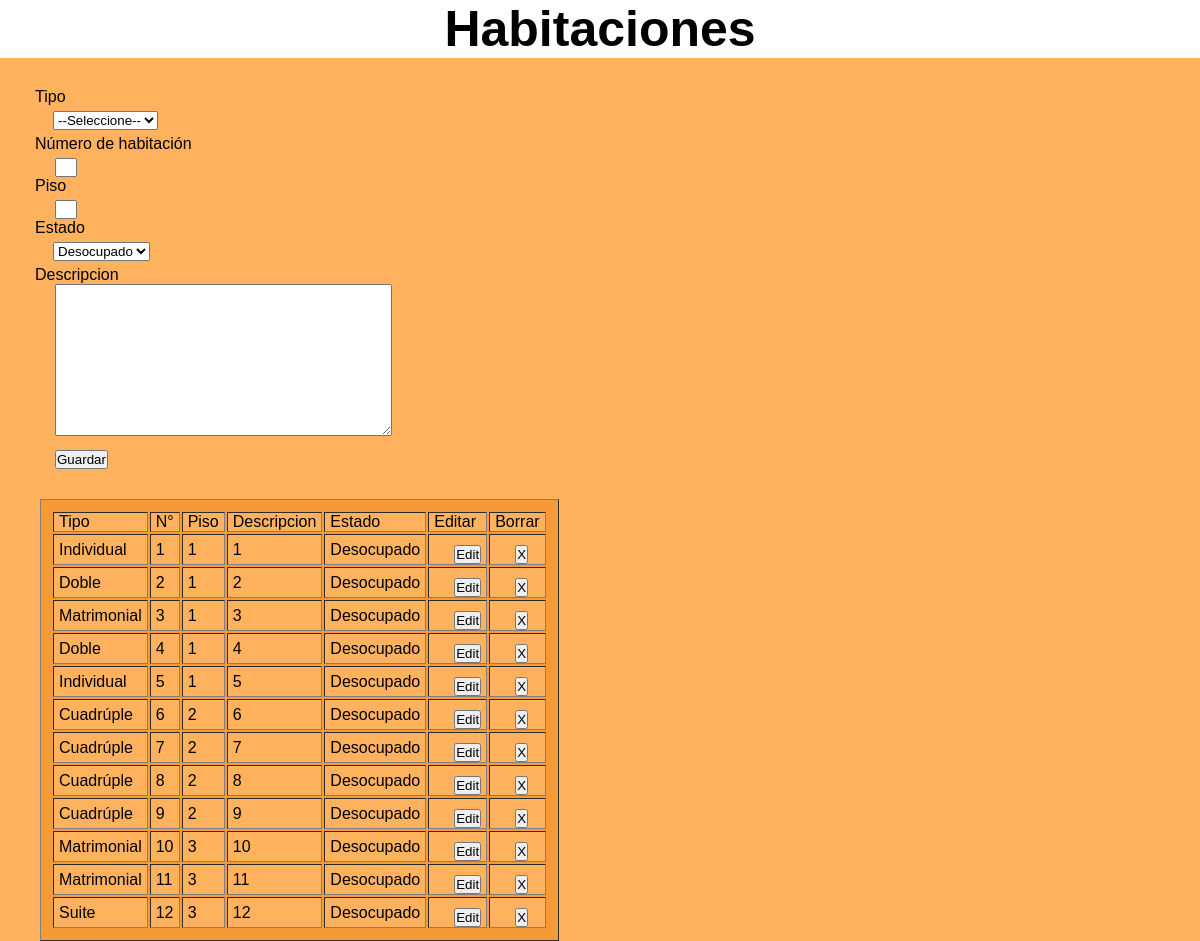
Screenshot of /habitaciones.php with the database file from the repository.
### tables this page shows
CREATE TABLE `habitaciones` (
  `idHabitacion` int(3) NOT NULL,
  `idTipoHabitacion` varchar(25) NOT NULL,
  `nroHabitacion` int(2) NOT NULL,
  `piso` int(2) NOT NULL,
  `descripcion` varchar(50) NOT NULL,
  `status` tinyint(1) DEFAULT NULL
);

CREATE TABLE `tiposhabitacion` (
  `idTipo` int(3) NOT NULL,
  `tipo` varchar(25) NOT NULL
);

### habitacion.entidad.php (called while the page is built, shortened)
<?php
    class Habitacion
    {
        private $idTipoHabitacion;
        private $nroHabitacion;
        private $piso;
        private $descripcion;
        private $status;
        public function getIdTipoHabitacion(){
            return $this->idTipoHabitacion;
        }
        public function setIdTipoHabitacion($idTipoHabitacion){
            $this->idTipoHabitacion = $idTipoHabitacion;
        }
        public function getNroHabitacion(){
            return $this->nroHabitacion;
        }
        public function setNroHabitacion($nroHabitacion){
            $this->nroHabitacion = $nroHabitacion;
        }
        public function getPiso(){
            return $this->piso;
        }
        public function setPiso($piso){
            $this->piso = $piso;
        }
        public function getDescripcion(){
            return $this->descripcion;
        }
        public function setDescripcion($descripcion){
            $this->descripcion = $descripcion;
        }
        public function getStatus(){
            return $this->status;
        }
        public function setStatus($status){
            $this->status = $status;
        }
    }

### conexion.php (called while the page is built, shortened)
<?php
	class conexion extends PDO
	{
		protected $pdo;
		public function getConexion(){
			return $this->pdo;
		}
		public function __construct(){
			try{
				$this->pdo = new PDO('mysql:host='.DB_HOST.';dbname='.DB_NAME,DB_USER,DB_PASS);
				$this->pdo->setAttribute(PDO::ATTR_ERRMODE,PDO::ERRMODE_EXCEPTION);
			}
			catch(Exception $e){
				die($e->getMessage());
			}
		}
	}
 ?>

### habitacion.model.php (called while the page is built, shortened)
<?php
    require_once "conexion.php";
class HabitacionModel{
    private $pdo;
    public function __construct(){
        $con = new Conexion();
        $this->pdo = $con->getConexion();
    }
    public function listar(){
        try{
            $result = array();
            $stm = $this->pdo->prepare("SELECT * FROM habitaciones");
            $stm->execute();
            foreach($stm->fetchAll(PDO::FETCH_OBJ) as $r){
                $hab = new Habitacion();
                $hab->setidHabitacion($r->idHabitacion);
                $hab->setIdTipoHabitacion($r->idTipoHabitacion);
                $hab->setNroHabitacion($r->nroHabitacion);
                $hab->setPiso($r->piso);
                $hab->setDescripcion($r->descripcion);
                $hab->setStatus($r->status);
                $result[] = $hab;
            }
            return $result;
        }catch(Exception $e){
            die($e->getMessage());
        }
    }
}
?>

### tipoHabitacion.model.php (called while the page is built, shortened)
<?php
require_once("conexion.php");
class TipoHabitacionModel
{
    private $pdo;
    public function __construct(){
        $con = new Conexion();
        $this->pdo = $con->getConexion();
    }
    public function obtener($idTipo){
        try{
            $sql = "SELECT * FROM tiposhabitacion WHERE idTipo= ?";
            $stm = $this->pdo->prepare($sql);
            $stm->execute(array($idTipo));
            $r = $stm->fetch(PDO::FETCH_OBJ);
            $th = new TipoHabitacion();
            $th->setIdTipo($r->idTipo);
            $th->setTipo($r->tipo);
            return $th;
        }catch (Exception $e) {
            die($e->getMessage());
        }
    }
}
?>

### tipoHabitacion.entidad.php (called while the page is built, shortened)
<?php
    class TipoHabitacion
    {
        private $tipo;
        public function setTipo($tipo){
            $this->tipo = $tipo;
        }
        public function getTipo(){
            return $this->tipo;
        }
    }
?>

### habitaciones.php (the view, shortened to what this page needs)
<?php
    require_once "habitacion.model.php";
    require_once "habitacion.entidad.php";
    require_once "tipoHabitacion.entidad.php";
    require_once "tipoHabitacion.model.php";
    $model = new HabitacionModel();
    $hab = new Habitacion();
    $tipoModel = new TipoHabitacionModel();
?>
<!DOCTYPE html>
<html>
<head>
    <link href="CSS/styles.css" type="text/css" rel="stylesheet" />
</head>
<body style="background-color:#ffb25e">
    <h1>Habitaciones</h1>
    <form action="habitaciones.php" method="POST">
        <label>Tipo</label>
        <select name="idTipoHabitacion">
            <option selected value="0">--Seleccione--</option>
        </select>
        <label>Número de habitación</label>
        <input type="number" name="nroHabitacion" length="2" value="<?php echo $hab->getNroHabitacion(); ?>"/>
        <label>Piso</label><input type="number" name="piso" length="2" value="<?php echo $hab->getPiso(); ?>"/>
        <label>Estado</label>
        <select name="estado">
            <option selected value="0">Desocupado</option>
        </select>
        <label>Descripcion</label><br><textarea name="descripcion" style="margin-left:20px;" cols="40" rows="10"><?php echo $hab->getDescripcion(); ?></textarea>
        <input type="submit" value="Guardar">
    </form>
    <table border="1">
        <thead>
            <tr>
                <td>Tipo</td>
                <td>N°</td>
                <td>Piso</td>
                <td>Descripcion</td>
                <td>Estado</td>
                <td>Editar</td>
                <td>Borrar</td>
            </tr>
        </thead>
        <tbody>
  <?php foreach($model->listar() as $r){ ?>
            <tr>
                <td><?php echo $tipoModel->obtener($r->getIdTipoHabitacion())->getTipo(); ?></td>
                <td><?php echo $r->getNroHabitacion(); ?></td>
                <td><?php echo $r->getPiso(); ?></td>
                <td><?php echo $r->getDescripcion(); ?></td>
                <td><?php if($r->getStatus()==0){
                    echo "Desocupado";
                }else{
                    echo "Ocupado";
                } ?></td>
                <td>
                    <form action="habitaciones.php" method="POST" class="encasedForm">
                        <input type="submit" value="Edit" />
                    </form>
                </td>
                <td>
                    <form action="habitaciones.php" method="POST" class="encasedForm">
                        <input type="submit" value="X" />
                    </form>
                </td>
            </tr>
  <?php } ?>
        </tbody>
    </table>
</body>
</html>

### CSS/styles.css (style rules this page uses)
* { margin: 0; opacity: 1.0; padding: 0; }
body { background-color:lightblue; font-family: 'Merriweather Sans', sans-serif; }
h1 { font-size: 50px; text-align: center; font-family: 'Cairo', sans-serif; background-color:white; width: 100%; }
tr { padding: 10px; }
table { background-color: white; margin: 0 0 0 40px; background-color:#F49A39; padding:10px; }
td { padding: 0 5px 0 5px; background-color:#ffb25e; }
form { padding: 15px; width: 50%; margin: 15px 0px 15px 20px; }
select { display: block; margin: 5px 18px 5px; }
.encasedForm { margin: 0; padding: 0; }
input[type=number] { -moz-appearance:textfield; width: 3%; }
input { margin: 5px 0px 0px 20px; display: block; }
input[type=submit] { margin: 10px 0px 0px 20px; display: block; }

### rows the page displays
habitaciones: idTipoHabitacion.tipo "Individual", nroHabitacion "1", piso "1", descripcion "1", status "Desocupado"
habitaciones: idTipoHabitacion.tipo "Doble", nroHabitacion "2", piso "1", descripcion "2", status "Desocupado"
habitaciones: idTipoHabitacion.tipo "Matrimonial", nroHabitacion "3", piso "1", descripcion "3", status "Desocupado"
habitaciones: idTipoHabitacion.tipo "Doble", nroHabitacion "4", piso "1", descripcion "4", status "Desocupado"
habitaciones: idTipoHabitacion.tipo "Individual", nroHabitacion "5", piso "1", descripcion "5", status "Desocupado"
habitaciones: idTipoHabitacion.tipo "Cuadrúple", nroHabitacion "6", piso "2", descripcion "6", status "Desocupado"
habitaciones: idTipoHabitacion.tipo "Cuadrúple", nroHabitacion "7", piso "2", descripcion "7", status "Desocupado"
habitaciones: idTipoHabitacion.tipo "Cuadrúple", nroHabitacion "8", piso "2", descripcion "8", status "Desocupado"
habitaciones: idTipoHabitacion.tipo "Cuadrúple", nroHabitacion "9", piso "2", descripcion "9", status "Desocupado"
habitaciones: idTipoHabitacion.tipo "Matrimonial", nroHabitacion "10", piso "3", descripcion "10", status "Desocupado"
habitaciones: idTipoHabitacion.tipo "Matrimonial", nroHabitacion "11", piso "3", descripcion "11", status "Desocupado"
habitaciones: idTipoHabitacion.tipo "Suite", nroHabitacion "12", piso "3", descripcion "12", status "Desocupado"
